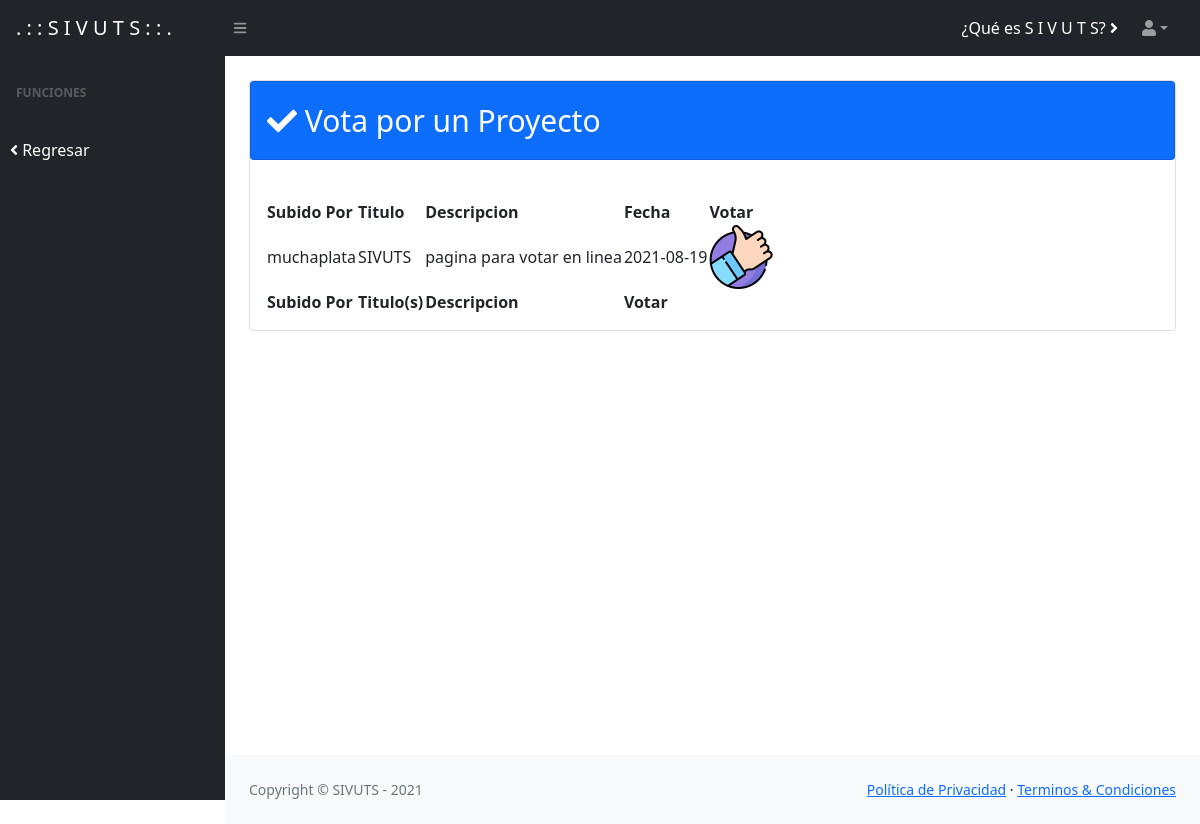
/votar.php (signed in), run on the app's committed database.
### tables this page shows
CREATE TABLE IF NOT EXISTS `proyecto` (
  `id` int(11) NOT NULL AUTO_INCREMENT,
  `votante_id` int(11) NOT NULL DEFAULT 0,
  `titulo` varchar(50) NOT NULL,
  `descripcion` mediumtext DEFAULT NULL,
  `fecha` date NOT NULL,
  `votos` int(11) unsigned NOT NULL,
  PRIMARY KEY (`id`),
  KEY `FK_proyecto_votante` (`votante_id`),
  CONSTRAINT `FK_proyecto_votante` FOREIGN KEY (`votante_id`) REFERENCES `votante` (`id`) ON DELETE CASCADE ON UPDATE CASCADE
);

CREATE TABLE IF NOT EXISTS `votante` (
  `id` int(11) NOT NULL AUTO_INCREMENT,
  `cargo_id` int(11) NOT NULL DEFAULT 0,
  `name` varchar(100) NOT NULL,
  `lastname` varchar(100) NOT NULL,
  `phone` text NOT NULL,
  `years` text NOT NULL,
  `curp` text NOT NULL,
  `matri` text NOT NULL,
  `email` text NOT NULL,
  `pass` text NOT NULL,
  PRIMARY KEY (`id`),
  KEY `FK_votante_cargo` (`cargo_id`),
  CONSTRAINT `FK_votante_cargo` FOREIGN KEY (`cargo_id`) REFERENCES `cargo` (`id`) ON DELETE CASCADE ON UPDATE CASCADE
);

### votar.php (the view, shortened to what this page needs)
<?php
require_once 'conexionV.php';
if(isset($_SESSION['usuario'])){
 ?>
<!DOCTYPE html>
<html lang="en">
    <head>
        <link href="https://cdn.jsdelivr.net/npm/simple-datatables@latest/dist/style.css" rel="stylesheet" />
        <link href="css/styles.css" rel="stylesheet" />
    </head>
    <body class="sb-nav-fixed">
        <nav class="sb-topnav navbar navbar-expand navbar-dark bg-dark">
            <a class="navbar-brand ps-3" href="indexU.view.php">. : : S I V U T S : : .</a>
            <button class="btn btn-link btn-sm order-1 order-lg-0 me-4 me-lg-0" id="sidebarToggle" href="#!"><i class="fas fa-bars"></i></button>
            <form class="d-none d-md-inline-block form-inline ms-auto me-0 me-md-3 my-2 my-md-0">
                <div class="input-group">
                    <a href="whatareU.view.php" style="color: white; text-decoration: none;">¿Qué es S I V U T S? <i class="fas fa-angle-right"></i></a>
                </div>
            </form>
            <ul class="navbar-nav ms-auto ms-md-0 me-3 me-lg-4">
                <li class="nav-item dropdown">
                    <a class="nav-link dropdown-toggle" id="navbarDropdown" href="#" role="button" data-bs-toggle="dropdown" aria-expanded="false"><i class="fas fa-user"></i></a>
                </li>
            </ul>
        </nav>
        <div id="layoutSidenav">
            <div id="layoutSidenav_nav">
                <nav class="sb-sidenav accordion sb-sidenav-dark" id="sidenavAccordion">
                    <div class="sb-sidenav-menu">
                        <div class="nav">
                            <div class="sb-sidenav-menu-heading">Funciones</div>
                            <a class="nav-link collapsed" data-bs-toggle="collapse" data-bs-target="#collapsePages" aria-expanded="false" aria-controls="collapsePages">
                                <a class="sb-nav-link-icon" style="text-decoration: none; color: white; margin-left: 10px;" href="indexU.view.php"><i class="fas fa-angle-left"></i>
                                Regresar</a>
                            </a>
                            <a class="nav-link collapsed" data-bs-toggle="collapse" data-bs-target="#collapsePages" aria-expanded="false" aria-controls="collapsePages">
                            </a>
                            <a class="nav-link collapsed" data-bs-toggle="collapse" data-bs-target="#collapsePages" aria-expanded="false" aria-controls="collapsePages">
                            </a>
                        </div>
                    </div>
                </nav>
            </div>
            <div id="layoutSidenav_content">
                <main>
                    <div class="container-fluid px-4">
                <div class="card mb-4">
                            <div class="col-xl-12 col-md-6">
                                <div class="card bg-primary text-white mb-4">
                                    <div class="card-body" style="font-size: 30px;"><i class="fas fa-check"></i> Vota por un Proyecto</div>
                                </div>
                            </div>
                            <div class="card-body">
                                <table id="datatablesSimple">
                                    <thead>
                                        <tr>
                                             <th>Subido Por</th>
                                            <th>Titulo</th>
                                            <th>Descripcion</th>
                                            <th>Fecha</th>
                                            <th>Votar</th>
                                        </tr>
                                    </thead>
                                    <tfoot>
                                        <tr>
                                             <th>Subido Por</th>
                                           <th>Titulo(s)</th>
                                            <th>Descripcion</th>
                                            <th>Votar</th>
                                        </tr>
                                    </tfoot>
                                    <tbody>
                                        <?php
                                          $query="SELECT  proyecto.titulo, proyecto.descripcion, proyecto.fecha,
                                            votante.name
                                            from proyecto inner join votante
                                            on proyecto.votante_id=votante.id ";
                                            $consulta1=mysqli_query($conexion,$query);
                                            while ($fila=mysqli_fetch_array($consulta1)) {
                                        ?>
                                        <tr>
                                             <td><?php echo $fila['name'] ?></td>
                                            <td><?php echo $fila['titulo'] ?></td>
                                            <td><?php echo $fila['descripcion'] ?></td>
                                            <td><?php echo $fila['fecha'] ?></td>
                                             <td><?php echo "<a href='recibirvoto.php?like=".$fila['titulo']."'><img src='images/voto-positivo.png' alt='editar'></a>"; ?></td>
                                        </tr>
                                        <?php
                                            }
                                        ?>
                                    </tbody>
                                </table>
                            </div>
                        </div>
                    </div>
                </main>
                <footer class="py-4 bg-light mt-auto">
                    <div class="container-fluid px-4">
                        <div class="d-flex align-items-center justify-content-between small">
                            <div class="text-muted">Copyright &copy; SIVUTS - 2021</div>
                            <div>
                                <a href="#">Política de Privacidad</a>
                                &middot;
                                <a href="#">Terminos &amp; Condiciones</a>
                            </div>
                        </div>
                    </div>
                </footer>
            </div>
        </div>
    </body>
</html>
<?php
} else{
    header("location:loginV.view.php");
}
 ?>

### data on the page
proyecto: votante.name "muchaplata", titulo "SIVUTS", descripcion "pagina para votar en linea", fecha "2021-08-19"
